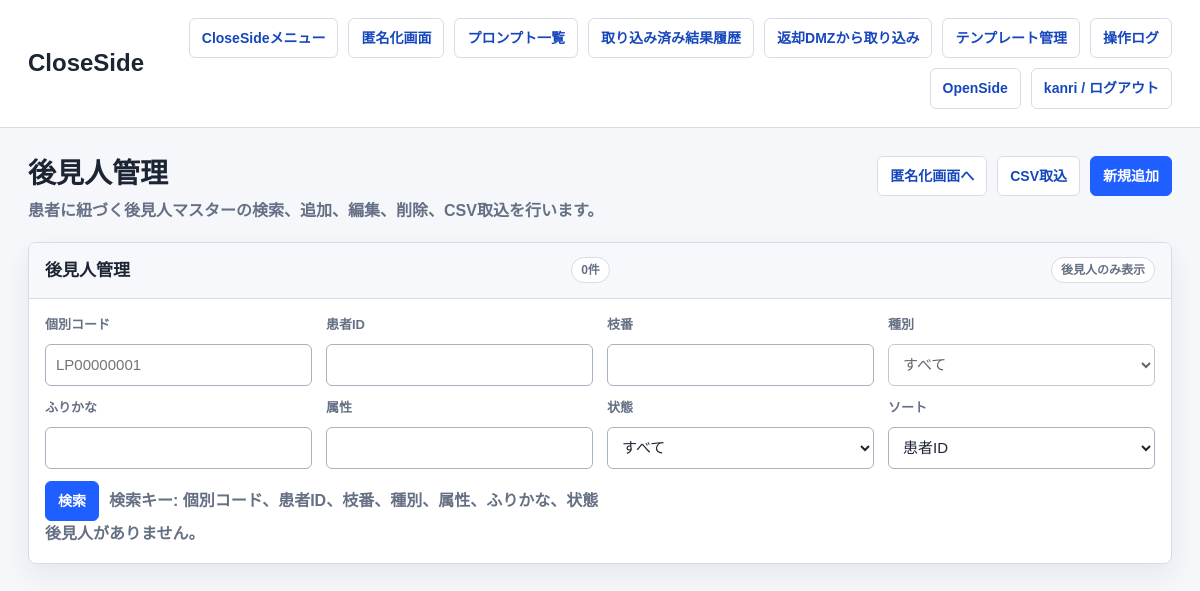
The page /close/guardians/ (signed in) on the database as committed earlier.
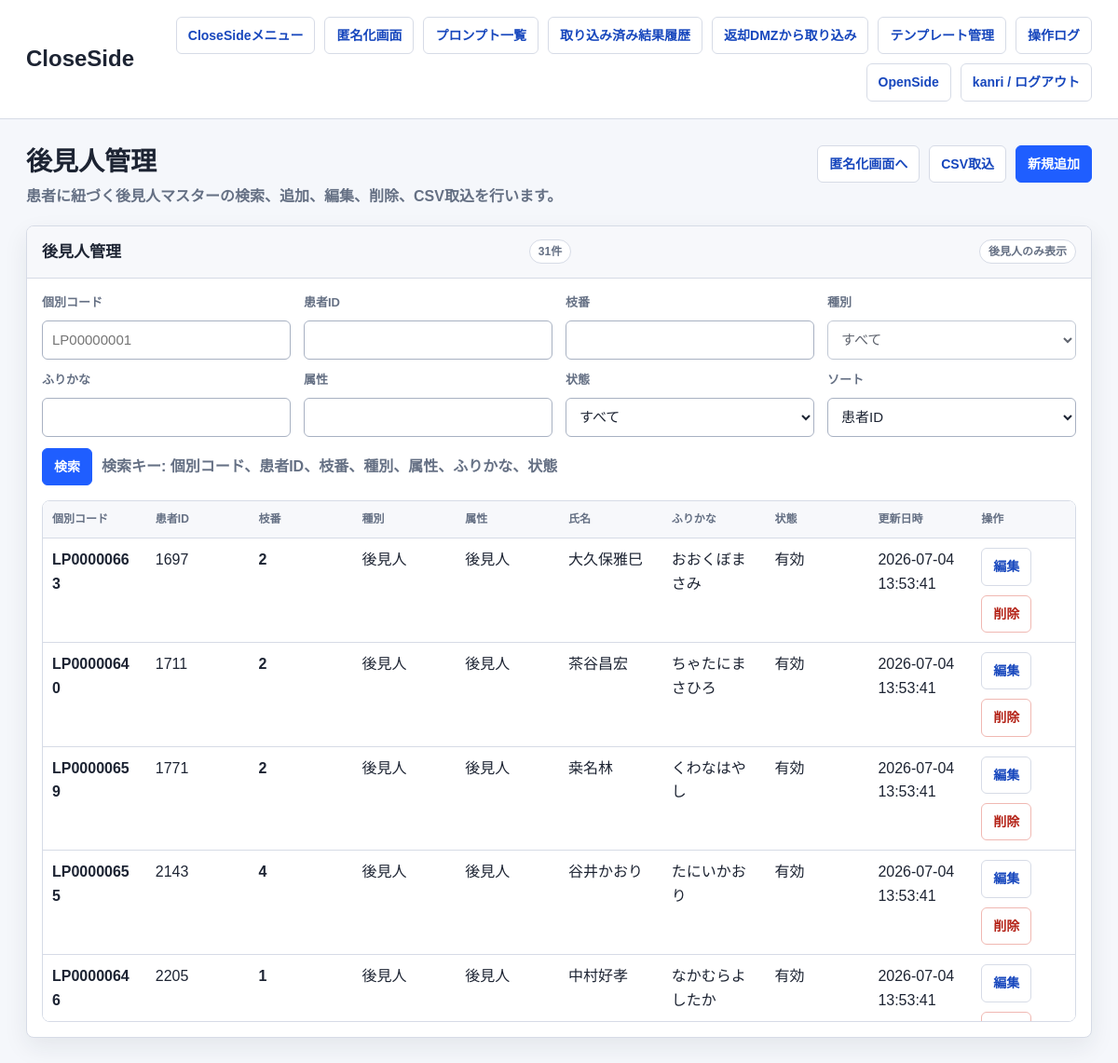
The same page on the database as committed later.
### anonymizer_app/models.py (models this page shows, shortened)
class PatientLinkedPersonMixin(PersonNameMixin):
    class Meta:
        abstract = True
    RELATION_KIND_CHOICES = [
        ('family', '家族'),
        ('guardian', '後見人'),
    ]
    LINKED_PERSON_CODE_PREFIX = 'LP'
    patient_id = models.CharField(max_length=255, db_index=True)
    branch_no = models.PositiveIntegerField(verbose_name='枝番', db_index=True)
    linked_person_code = models.CharField(
        verbose_name='個別コード',
        max_length=16,
        unique=True,
        db_index=True,
        null=True,
        blank=True,
        editable=False,
    )
    relation_kind = models.CharField(max_length=16, verbose_name='種別', choices=RELATION_KIND_CHOICES, default='family', db_index=True)
    surname = models.CharField(max_length=255, blank=True, default='')
    given_name = models.CharField(max_length=255, blank=True, default='')
    kana_surname = models.CharField(max_length=255, blank=True, default='')
    kana_given_name = models.CharField(max_length=255, blank=True, default='')
    relationship_label = models.CharField(max_length=255, blank=True, default='')
    is_active = models.BooleanField(default=True)
    created_at = models.DateTimeField(default=timezone.now)
    updated_at = models.DateTimeField(auto_now=True)
    @property
    def relation_kind_label(self) -> str:
        relation_kind = str(self.relation_kind or '').strip()
        if relation_kind == 'guardian':
            return '後見人'
        return '家族'
    @property
    def relationship_display_label(self) -> str:
        return str(self.relationship_label or '').strip()

class PatientLinkedPerson(PatientLinkedPersonMixin):
    class Meta:
        ordering = ['patient_id', 'branch_no']
        constraints = [
            models.UniqueConstraint(fields=['patient_id', 'branch_no'], name='unique_patient_linked_person_branch_no'),
        ]

### close_side/views.py (the view)
# urls.py: path('guardians/', close_login_required(views.guardian_list), name='guardian_list'),
def guardian_list(request):
    return _linked_person_list_view(
        request,
        page_title='後見人管理',
        page_subtitle='患者に紐づく後見人マスターの検索、追加、編集、削除、CSV取込を行います。',
        relation_kind_filter='guardian',
        create_url_name='close_side:guardian_create',
        import_url_name='close_side:guardian_import',
        edit_url_name='close_side:guardian_edit',
        delete_url_name='close_side:guardian_delete',
        clear_url_name='close_side:guardian_list',
    )

### anonymizer_app/models.py (called while the page is built)
    @property
    def full_name(self) -> str:
        return f'{self.surname}{self.given_name}'.strip()

    @property
    def kana_full_name(self) -> str:
        return f'{self.kana_surname}{self.kana_given_name}'.strip()

### anonymizer_app/network_policy.py (called while the page is built)
def network_policy() -> dict:
    return getattr(settings, 'NETWORK_POLICY', DEFAULT_NETWORK_POLICY)

def get_client_ip(request) -> str:
    forwarded_for = request.META.get('HTTP_X_FORWARDED_FOR', '')
    if getattr(settings, 'NETWORK_POLICY_TRUST_X_FORWARDED_FOR', True) and forwarded_for:
        return forwarded_for.split(',')[0].strip()
    return request.META.get('REMOTE_ADDR') or ''

def normalize_ip(value: str):
    try:
        return ip_address(value)
    except ValueError:
        return None

def _networks(cidrs: list[str]):
    networks = []
    for cidr in cidrs:
        try:
            networks.append(ip_network(cidr))
        except ValueError:
            continue
    return networks

def side_for_path(path: str) -> str:
    for side, rule in network_policy().items():
        if any(path.startswith(prefix) for prefix in rule.get('paths', [])):
            return side
    return ''

def allowed_cidrs_for_side(side: str) -> list[str]:
    rule = network_policy().get(side, {})
    cidrs = list(rule.get('cidrs', []))
    if getattr(settings, 'NETWORK_POLICY_ALLOW_LOOPBACK', False):
        cidrs.extend(LOOPBACK_CIDRS)
    return cidrs

def is_client_allowed_for_side(client_ip: str, side: str) -> bool:
    parsed = normalize_ip(client_ip)
    if parsed is None:
        return False
    return any(parsed in network for network in _networks(allowed_cidrs_for_side(side)))

    def __call__(self, request):
        side = side_for_path(request.path_info)
        if not side or not getattr(settings, 'NETWORK_POLICY_ENFORCED', True):
            return self.get_response(request)
        client_ip = get_client_ip(request)
        if is_client_allowed_for_side(client_ip, side):
            request.network_segment = side
            request.client_ip = client_ip
            return self.get_response(request)
        self._log_denied_request(request, side, client_ip)
        label = network_policy().get(side, {}).get('label', side)
        return HttpResponseForbidden(f'{label} へのアクセス元ネットワークが許可されていません。')

### close_side/views.py (called while the page is built, shortened)
def _normalize_branch_no_value(value: object) -> int | None:
    text = str(value or '').strip()
    if not text:
        return None

### anonymizer_app/templates/anonymizer_app/linked_person_list.html (shortened to what this page needs)
{% extends "anonymizer_app/base.html" %}
{% block brand %}CloseSide{% endblock %}
{% block page_title %}{{ page_title }}{% endblock %}
{% block page_subtitle %}<p class="page-subtitle">{{ page_subtitle }}</p>{% endblock %}
{% block page_actions %}
  <a class="button" href="{% url 'close_side:home' %}">匿名化画面へ</a>
  <a class="button" href="{{ import_url }}">CSV取込</a>
  <a class="button primary" href="{{ create_url }}">新規追加</a>
{% endblock %}
{% block content %}
  <section class="panel">
    <div class="panel-header">
      <h3 class="panel-title">{{ list_title }}</h3>
      <span class="badge">{{ query_count }}件</span>
      {% if relation_kind_filter_label %}
        <span class="badge">{{ relation_kind_filter_label }}のみ表示</span>
      {% endif %}
    </div>
    <div class="panel-body">
      <form method="get" class="master-search-form">
        <div class="master-search-field">
          <label class="field-label" for="{{ form.linked_person_code.id_for_label }}">個別コード</label>
          {{ form.linked_person_code }}
        </div>
        <div class="master-search-field">
          <label class="field-label" for="{{ form.patient_id.id_for_label }}">患者ID</label>
          {{ form.patient_id }}
        </div>
        <div class="master-search-field">
          <label class="field-label" for="{{ form.branch_no.id_for_label }}">枝番</label>
          {{ form.branch_no }}
        </div>
        <div class="master-search-field">
          <label class="field-label" for="{{ form.relation_kind.id_for_label }}">種別</label>
          {{ form.relation_kind }}
        </div>
        <div class="master-search-field">
          <label class="field-label" for="{{ form.kana.id_for_label }}">ふりかな</label>
          {{ form.kana }}
        </div>
        <div class="master-search-field">
          <label class="field-label" for="{{ form.relationship_label.id_for_label }}">属性</label>
          {{ form.relationship_label }}
        </div>
        <div class="master-search-field">
          <label class="field-label" for="{{ form.is_active.id_for_label }}">状態</label>
          {{ form.is_active }}
        </div>
        <div class="master-search-field">
          <label class="field-label" for="{{ form.sort.id_for_label }}">ソート</label>
          {{ form.sort }}
        </div>
        <div class="master-search-actions">
          <button class="primary" type="submit">検索</button>
          <span class="muted">検索キー: 個別コード、患者ID、枝番、種別、属性、ふりかな、状態</span>
        </div>
      </form>
      {% if linked_persons %}
        <div class="table-scroll" style="margin-top: 16px;">
          <table class="history-table">
            <thead>
              <tr>
                <th>個別コード</th>
                <th>患者ID</th>
                <th>枝番</th>
                <th>種別</th>
                <th>属性</th>
                <th>氏名</th>
                <th>ふりかな</th>
                <th>状態</th>
                <th>更新日時</th>
                <th>操作</th>
              </tr>
            </thead>
            <tbody>
              {% for linked_person in linked_persons %}
                <tr>
                  <td><strong>{{ linked_person.linked_person_code|default:"-" }}</strong></td>
                  <td>{{ linked_person.patient_id }}</td>
                  <td><strong>{{ linked_person.branch_no }}</strong></td>
                  <td>{{ linked_person.relation_kind_label }}</td>
                  <td>{{ linked_person.relationship_display_label|default:"-" }}</td>
                  <td>{{ linked_person.full_name|default:"-" }}</td>
                  <td>{{ linked_person.kana_full_name|default:"-" }}</td>
                  <td>{% if linked_person.is_active %}有効{% else %}無効{% endif %}</td>
                  <td>{{ linked_person.updated_at|date:"Y-m-d H:i:s" }}</td>
                  <td>
                    <div class="actions">
                      <a class="button" href="{% url edit_url_name pk=linked_person.pk %}">編集</a>
                      <form class="inline-form" method="post" action="{% url delete_url_name pk=linked_person.pk %}" onsubmit="return confirm('この{{ entity_label }}を削除しますか？');">
                        <button class="danger" type="submit">削除</button>
                      </form>
                    </div>
                  </td>
                </tr>
              {% endfor %}
            </tbody>
          </table>
        </div>
      {% else %}
        <p class="empty">{{ entity_label }}がありません。</p>
      {% endif %}
    </div>
  </section>
{% endblock %}

### anonymizer_app/templates/anonymizer_app/base.html (shortened to what this page needs)
<!DOCTYPE html>
<html lang="ja">
<head>
</head>
<body>
  <header class="app-header">
    <div class="header-inner">
      <h1 class="brand-title">{% block brand %}匿名化システム{% endblock %}</h1>
      <nav class="top-nav" aria-label="主要メニュー">
        {% if request.resolver_match.namespace == 'open_side' %}
          <a class="nav-link" href="{% url 'open_side:menu' %}">OpenSideメニュー</a>
          <a class="nav-link" href="{% url 'open_side:dmz_list' %}">プロンプト一覧</a>
          {% if request.user.is_staff or request.user.is_superuser %}
            <a class="nav-link" href="{% url 'open_side:operation_logs' %}">操作ログ</a>
          {% endif %}
          <a class="nav-link" href="{% url 'close_side:menu' %}">CloseSide</a>
          <form method="post" action="{% url 'open_side:logout' %}">
            {% csrf_token %}
            <button type="submit">{{ request.user.username }} / ログアウト</button>
          </form>
        {% else %}
          <a class="nav-link" href="{% url 'close_side:menu' %}">CloseSideメニュー</a>
          <a class="nav-link" href="{% url 'close_side:home' %}">匿名化画面</a>
          <a class="nav-link" href="{% url 'close_side:prompts_list' %}">プロンプト一覧</a>
          <a class="nav-link" href="{% url 'close_side:result_history_list' %}">取り込み済み結果履歴</a>
          <a class="nav-link" href="{% url 'close_side:result_import_list' %}">返却DMZから取り込み</a>
          <a class="nav-link" href="{% url 'close_side:templates_list' %}">テンプレート管理</a>
          {% if request.user.is_staff or request.user.is_superuser %}
            <a class="nav-link" href="{% url 'close_side:operation_logs' %}">操作ログ</a>
          {% endif %}
          <a class="nav-link" href="{% url 'open_side:menu' %}">OpenSide</a>
          <form method="post" action="{% url 'close_side:logout' %}">
            <button type="submit">{{ request.user.username }} / ログアウト</button>
          </form>
        {% endif %}
      </nav>
    </div>
  </header>
  <main class="content">
    <div class="page-head">
      <div>
        <h2 class="page-title">{% block page_title %}{% endblock %}</h2>
        {% block page_subtitle %}{% endblock %}
      </div>
      <div class="actions">{% block page_actions %}{% endblock %}</div>
    </div>
    {% block content %}{% endblock %}
  </main>
</body>
</html>

### anonymizer_app/templates/anonymizer_app/base.html (style rules this page uses)
* { box-sizing: border-box; }
:root { --bg: #f5f7fb; --panel: #fff; --surface: #f7f8fb; --line: #d6dbe6; --line-strong: #a8b1c2; --text: #1d2433; --muted: #657084; --blue: #1f5eff; --blue-dark: #1747bd; --green: #138a5b; --danger: #b42318; --amber: #a96a00; --shadow: 0 10px 26px rgba(29, 36, 51, 0.08); }
body { margin: 0; background: var(--bg); color: var(--text); font-family: Arial, "Hiragino Kaku Gothic ProN", "Yu Gothic", Meiryo, sans-serif; font-size: 16px; line-height: 1.6; }
a { color: var(--blue-dark); font-weight: 700; text-decoration-thickness: 2px; text-underline-offset: 4px; }
button, input, textarea, select { font: inherit; }
.app-header { position: sticky; top: 0; z-index: 10; border-bottom: 1px solid var(--line); background: rgba(255, 255, 255, 0.94); backdrop-filter: blur(10px); }
.header-inner, .content { max-width: 1240px; margin: 0 auto; padding: 18px 28px; }
.header-inner { display: flex; justify-content: space-between; gap: 20px; align-items: center; }
.brand-title { margin: 0; font-size: 24px; font-weight: 800; letter-spacing: 0; }
.top-nav { display: flex; flex-wrap: wrap; gap: 10px; justify-content: flex-end; align-items: center; }
.top-nav form, .inline-form { margin: 0; display: inline-flex; }
.nav-link, .button, button { display: inline-flex; align-items: center; justify-content: center; min-height: 38px; border: 1px solid var(--line); border-radius: 6px; background: #fff; color: var(--blue-dark); padding: 8px 12px; font-size: 14px; font-weight: 800; text-decoration: none; cursor: pointer; white-space: nowrap; transition: background 120ms ease, border-color 120ms ease, color 120ms ease, transform 120ms ease; }
.primary { border-color: var(--blue); background: var(--blue); color: #fff; }
.danger { border-color: #f0b8b2; color: var(--danger); }
.content { padding-top: 28px; padding-bottom: 40px; }
.page-head { display: flex; justify-content: space-between; gap: 20px; align-items: flex-start; margin-bottom: 18px; }
.page-title { margin: 0; font-size: 28px; line-height: 1.3; }
.page-subtitle { margin: 6px 0 0; color: var(--muted); font-weight: 700; }
.actions { display: flex; flex-wrap: wrap; gap: 10px; align-items: center; }
.panel, .card { border: 1px solid var(--line); border-radius: 8px; background: var(--panel); box-shadow: var(--shadow); overflow: hidden; }
.panel-header { display: flex; justify-content: space-between; gap: 12px; align-items: center; min-height: 54px; border-bottom: 1px solid var(--line); background: var(--surface); padding: 14px 16px; }
.panel-title { margin: 0; font-size: 17px; font-weight: 800; }
.panel-body, .card { padding: 16px; }
.table-scroll { overflow: auto; overflow-x: hidden; max-height: min(58vh, 560px); border: 1px solid var(--line); border-radius: 8px; background: #fff; }
.history-table { margin: 0; width: 100%; table-layout: fixed; }
.history-table thead th { position: sticky; top: 0; z-index: 1; background: var(--surface); }
.history-table th, .history-table td { overflow-wrap: anywhere; word-break: break-word; }
table { width: 100%; border-collapse: collapse; background: #fff; }
th, td { border-bottom: 1px solid var(--line); padding: 10px; text-align: left; vertical-align: top; }
th { color: var(--muted); background: var(--surface); font-size: 12px; font-weight: 800; }
input, textarea, select { width: 100%; border: 1px solid var(--line-strong); border-radius: 6px; background: #fff; color: var(--text); padding: 9px 10px; outline: none; }
label { display: inline-block; margin-bottom: 6px; color: var(--muted); font-size: 13px; font-weight: 800; }
.badge { display: inline-flex; align-items: center; min-height: 26px; border: 1px solid var(--line); border-radius: 999px; background: #fff; color: var(--muted); padding: 2px 9px; font-size: 12px; font-weight: 800; white-space: nowrap; }
.muted { color: var(--muted); font-weight: 700; }

### anonymizer_app/templates/anonymizer_app/linked_person_list.html (style rules this page uses)
.master-search-form { display: grid; grid-template-columns: repeat(4, minmax(0, 1fr)); gap: 12px 14px; align-items: end; }
.master-search-field { display: grid; gap: 8px; min-width: 0; }
.master-search-field .field-label { margin-bottom: 0; }
.master-search-field input, .master-search-field select { width: 100%; min-height: 42px; border: 1px solid var(--line-strong); border-radius: 6px; background: #fff; color: var(--text); padding: 8px 10px; font-size: 15px; outline: none; }
.master-search-actions { grid-column: 1 / -1; display: flex; flex-wrap: wrap; gap: 10px; align-items: center; }

Rows that differ between the two databases and show on the page:
added PatientLinkedPerson: linked_person_code "LP00000663", patient_id "1697", branch_no "2", relation_kind_label "後見人", relationship_display_label "後見人", full_name "大久保雅巳", kana_full_name "おおくぼまさみ", is_active "有効", updated_at "2026-07-04 13:53:41"
added PatientLinkedPerson: linked_person_code "LP00000640", patient_id "1711", branch_no "2", relation_kind_label "後見人", relationship_display_label "後見人", full_name "茶谷昌宏", kana_full_name "ちゃたにまさひろ", is_active "有効", updated_at "2026-07-04 13:53:41"
added PatientLinkedPerson: linked_person_code "LP00000659", patient_id "1771", branch_no "2", relation_kind_label "後見人", relationship_display_label "後見人", full_name "桒名林", kana_full_name "くわなはやし", is_active "有効", updated_at "2026-07-04 13:53:41"
added PatientLinkedPerson: linked_person_code "LP00000655", patient_id "2143", branch_no "4", relation_kind_label "後見人", relationship_display_label "後見人", full_name "谷井かおり", kana_full_name "たにいかおり", is_active "有効", updated_at "2026-07-04 13:53:41"
added PatientLinkedPerson: linked_person_code "LP00000646", patient_id "2205", branch_no "1", relation_kind_label "後見人", relationship_display_label "後見人", full_name "中村好孝", kana_full_name "なかむらよしたか", is_active "有効", updated_at "2026-07-04 13:53:41"
Other text that changed with them:
{{ query_count }}: "0" → "31"
{{ entity_label }}: "後見人" → (not shown)
text no longer shown: "がありません。"
text now shown: "個別コード 患者ID 枝番 種別 属性 氏名 ふりかな 状態 更新日時 操作"
